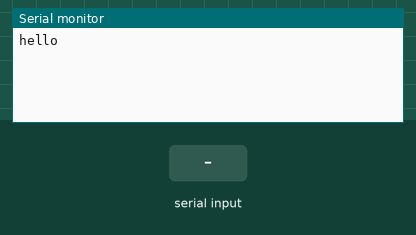
Simulated run of this sketch. Board: Arduino Uno, built with avr-gcc and run on an emulated ATmega328P. Parts: the last lines printed to the serial monitor. The inputs (shaded band) are chosen by the test bench.

Above: at 1.2 s.
1.3 s: byte 30 received over Serial
At 2.3 s:
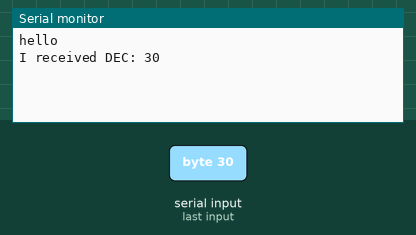
2.8 s: byte 90 received over Serial
At 3.5 s:
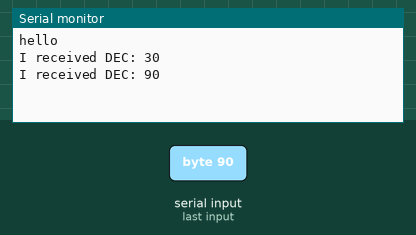
4.3 s: byte 120 received over Serial
At 4.6 s:
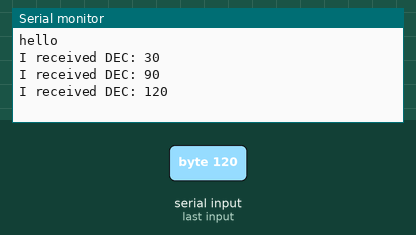

The sketch:

serialExample2.ino
```cpp
/*
  Serial Example 2

  Sends and receives serial data
*/

int inByte = 0;         // incoming serial byte

// the setup function runs once when you press reset or power the board
void setup() {
  // initialize digital pin LED_BUILTIN as an output.
  Serial.begin(57600);
  Serial.println("hello");
}

// the loop function runs over and over again forever

 void loop() {

        // send data only when you receive data:
        if (Serial.available() > 0) {
                /*
                 *
                   reads each byte and returns the ascii representation of that byte
                   by default it returns the representation in decimal (DEC)
                   but you can specify other units (HEX or BIN) which will return the HEX or BIN representation
                   So if you send the string "cat", you would get three characters followed by a line feed
                   in DECIMAL this program would run: (c == 99, a == 97, t == 116)

                    I received DEC: 99
                    I received DEC: 97
                    I received DEC: 116
                    I received DEC: 10
                */

                inByte = Serial.read();
                Serial.print("I received DEC: ");
                Serial.println(inByte);
        }
}
```

Measured:
- after the input at 1.3 s, the serial monitor: prints a new line at once (image 1)
- after the input at 2.8 s, the serial monitor: prints a new line at once (image 2)
- after the input at 4.3 s, the serial monitor: prints a new line at once (image 3)
